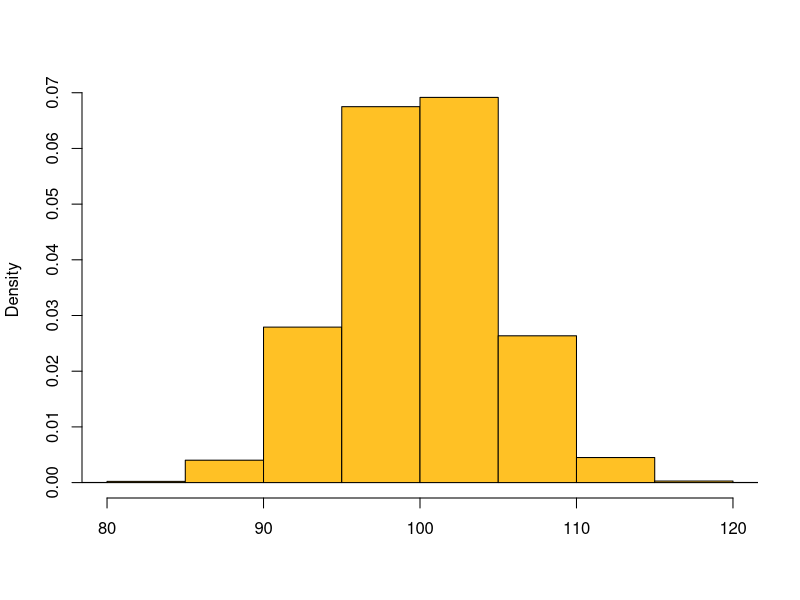
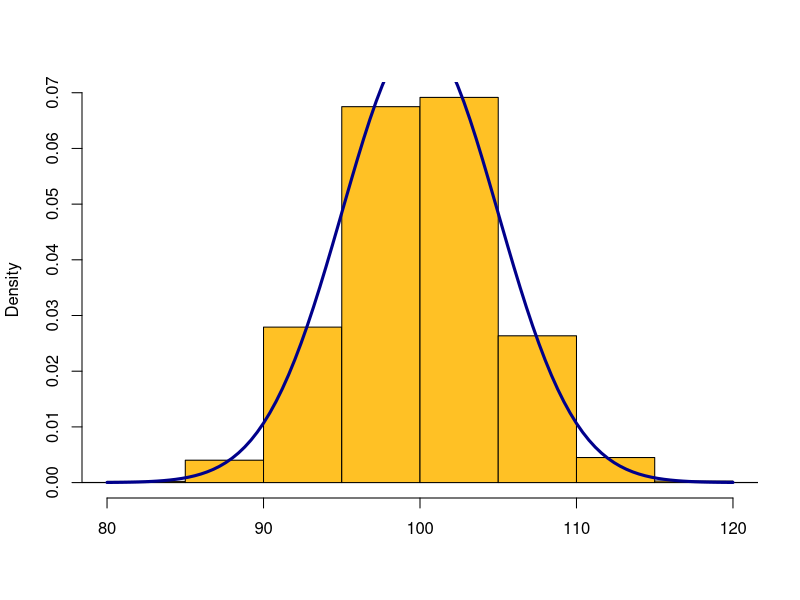

Write the R code that produced these figures, in order.
## ---- chunk 1
# make a vector that is a large sample from an ND
mydata <- rnorm(n=10000, mean=100, sd=5)
## ---- chunk 2
# report the sample statistics
mean(mydata) 
sd(mydata)
## ---- chunk 3
# histogram of the sample
hist(mydata, main ="", col = "goldenrod1", xlim = c(80, 120), freq = FALSE, xlab = "") 
## ---- chunk 4
# histogram of the sample again
hist(mydata, main ="", col = "goldenrod1", xlim = c(80, 120), freq = FALSE, xlab = "") 

# then plot a smooth curve approximating the population
curve(dnorm(x, mean=mean(mydata), sd=sd(mydata)), add=TRUE, col="darkblue", lwd=3)
## ---- chunk 5
pnorm(100, mean = 100, sd = 5, lower.tail = TRUE)
## ---- chunk 6
pnorm(105.6, mean = 100, sd = 5, lower.tail = TRUE)
## ---- chunk 7
pnorm(97.3, mean = 100, sd = 5, lower.tail = TRUE)
## ---- chunk 8
c <- pnorm(97.3, mean = 100, sd = 5, lower.tail = TRUE)
b <- pnorm(105.6, mean = 100, sd = 5, lower.tail = TRUE)
b - c
## ---- chunk 9
pnorm(115.6, mean = 100, sd = 5, lower.tail = FALSE)
